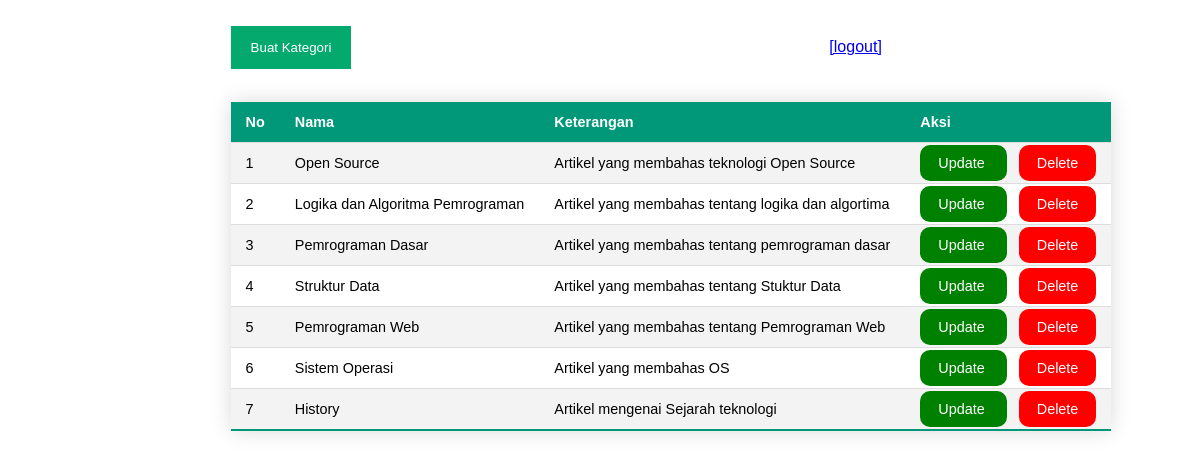
/kelola/kelola.php, run on the app's committed database.
### tables this page shows
CREATE TABLE `tb_kategori` (
  `id` int(11) NOT NULL,
  `nama` varchar(200) NOT NULL,
  `keterangan` text NOT NULL
);

### kelola/kelola.php (the view, shortened to what this page needs)
<!DOCTYPE html>
<html>
<?php
	require ('../koneksi.php');
?>
<head>
    <link rel="stylesheet" type="text/css" href="kelolastyle.css" />
</head>
<body>
	<div class="modelan2">
		<button onclick="document.getElementById('id01').style.display='block'" class="jaran" >Buat Kategori</button>
		<a href="destroy_session.php" class="log">[logout]</a>
		<table class="styled-table">
    		<thead>
        		<tr>
            		<th>No</th>
            		<th>Nama</th>
            		<th>Keterangan</th>
            		<th>Aksi</th>
        		</tr>
    		</thead>
    		<tbody>
        		<tr>
		            <?php
					$no = 1;
					$sql = "SELECT * FROM tb_kategori";
					$b = $koneksi->query($sql);
					while ($c=$b->fetch_array()) {?>
						<tr>
							<td><?php echo $no++; ?></td>
							<td><?php echo $c['nama']; ?></td>
							<td><?php echo $c['keterangan']; ?></td>
							<td><a href="update.php?id=<?php echo $c['nama']?>" style="text-decoration:none;" class="dl">Update </a>
								&nbsp&nbsp <a href="delete.php?id=<?php echo $c['nama']?>" style="text-decoration:none;" class="dl2">Delete </a></td>
						</tr>
					<?php
					}
					?>
        		</tr>
    		</tbody>
		</table>
	</div>
</body>
</html>

### kelola/kelolastyle.css (style rules this page uses)
button { background-color: yellow; color: black; padding: 14px 20px; margin: 8px 0; border: none; cursor: pointer; width: 100%; }
.styled-table { border-collapse: collapse; margin: 25px ; font-size: 0.9em; font-family: sans-serif; min-width: 450px; box-shadow: 0 0 20px rgba(0, 0, 0, 0.15); }
.styled-table thead tr { background-color: #009879; color: #ffffff; text-align: left; }
.styled-table th, .styled-table td { padding: 12px 15px; }
.styled-table tbody tr { border-bottom: 1px solid #dddddd; }
.styled-table tbody tr:nth-of-type(even) { background-color: #f3f3f3; }
.styled-table tbody tr:last-of-type { border-bottom: 2px solid #009879; }
.modelan2 { margin-top: -10px; margin-left: 15%; box-sizing: border-box; padding: 20px; background: transparent; float: center; }
.dl { width: auto; padding: 10px 18px; background-color: green; color: white; border-radius: 10px; }
.dl2 { width: auto; padding: 10px 18px; background-color: red; color: white; border-radius: 10px; }
.log { text-align: right; margin-left: 49%; }
body { font-family: Arial, Helvetica, sans-serif; }
button { background-color: #04AA6D; color: white; padding: 14px 20px; margin: 8px 0; border: none; cursor: pointer; width: 100%; }
.jaran { width: auto; margin-left: 25px; }

### data on the page
tb_kategori: nama "Open Source", keterangan "Artikel yang membahas teknologi Open Source"
tb_kategori: nama "Logika dan Algoritma Pemrograman", keterangan "Artikel yang membahas tentang logika dan algortima"
tb_kategori: nama "Pemrograman Dasar", keterangan "Artikel yang membahas tentang pemrograman dasar"
tb_kategori: nama "Struktur Data", keterangan "Artikel yang membahas tentang Stuktur Data"
tb_kategori: nama "Pemrograman Web", keterangan "Artikel yang membahas tentang Pemrograman Web"
tb_kategori: nama "Sistem Operasi", keterangan "Artikel yang membahas OS"
tb_kategori: nama "History", keterangan "Artikel mengenai Sejarah teknologi"
